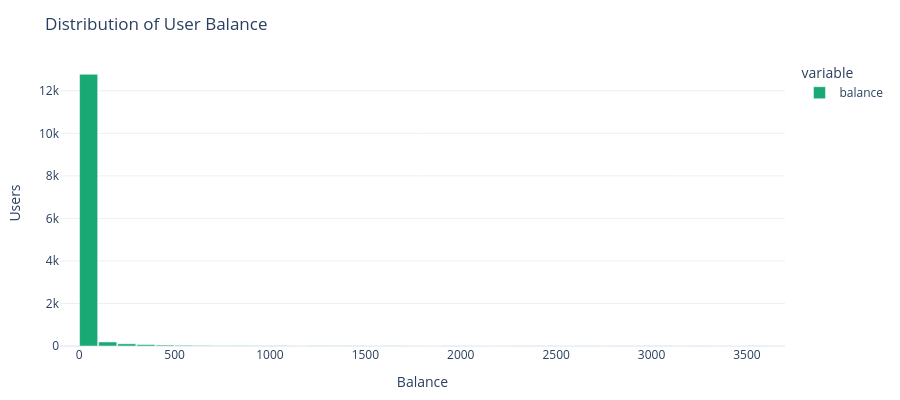

Notebook code cell kept with this figure:
### Markdown cell above
# Distribution of user balances

How are user balances distributed?

### Code cell
s = pd.to_numeric(df['balance'], errors='coerce')
fig = px.histogram(
    s.dropna(), nbins=40,
    title='Distribution of User Balance',
    labels={'value': 'Balance', 'count': 'Users'},
    color_discrete_sequence=['#19A974']
)
fig.update_traces(marker_line_color='white', marker_line_width=0.5)
fig.update_layout(bargap=0.05,
                  height=max(DEFAULT_HEIGHT - 20, 400),
                  xaxis_title='Balance', yaxis_title='Users')
fig.show()

save_plotly(fig, name='balance_distribution', description='Histogram of user balances', friendly_name='Balance Distribution')

### Figure 1 — Plotly figure (JSON) as saved in the notebook; plotly's stock layout.template omitted (floating-point values rounded to 4 significant figures; data arrays with more than 128 entries replaced by an {"elided": "..."} marker saying what was removed)
{"data": [{"bingroup": "x", "hovertemplate": "variable=balance<br>Balance=%{x}<br>count=%{y}<extra></extra>", "legendgroup": "balance", "marker": {"color": "#19A974", "line": {"color": "white", "width": 0.5}, "pattern": {"shape": ""}}, "name": "balance", "nbinsx": 40, "orientation": "v", "showlegend": true, "type": "histogram", "x": {"elided": "13360 int values"}, "xaxis": "x", "yaxis": "y"}], "layout": {"bargap": 0.05, "barmode": "relative", "height": 400, "legend": {"title": {"text": "variable"}, "tracegroupgap": 0}, "title": {"text": "Distribution of User Balance"}, "xaxis": {"anchor": "y", "domain": [0, 1], "title": {"text": "Balance"}}, "yaxis": {"anchor": "x", "domain": [0, 1], "title": {"text": "Users"}}}}
